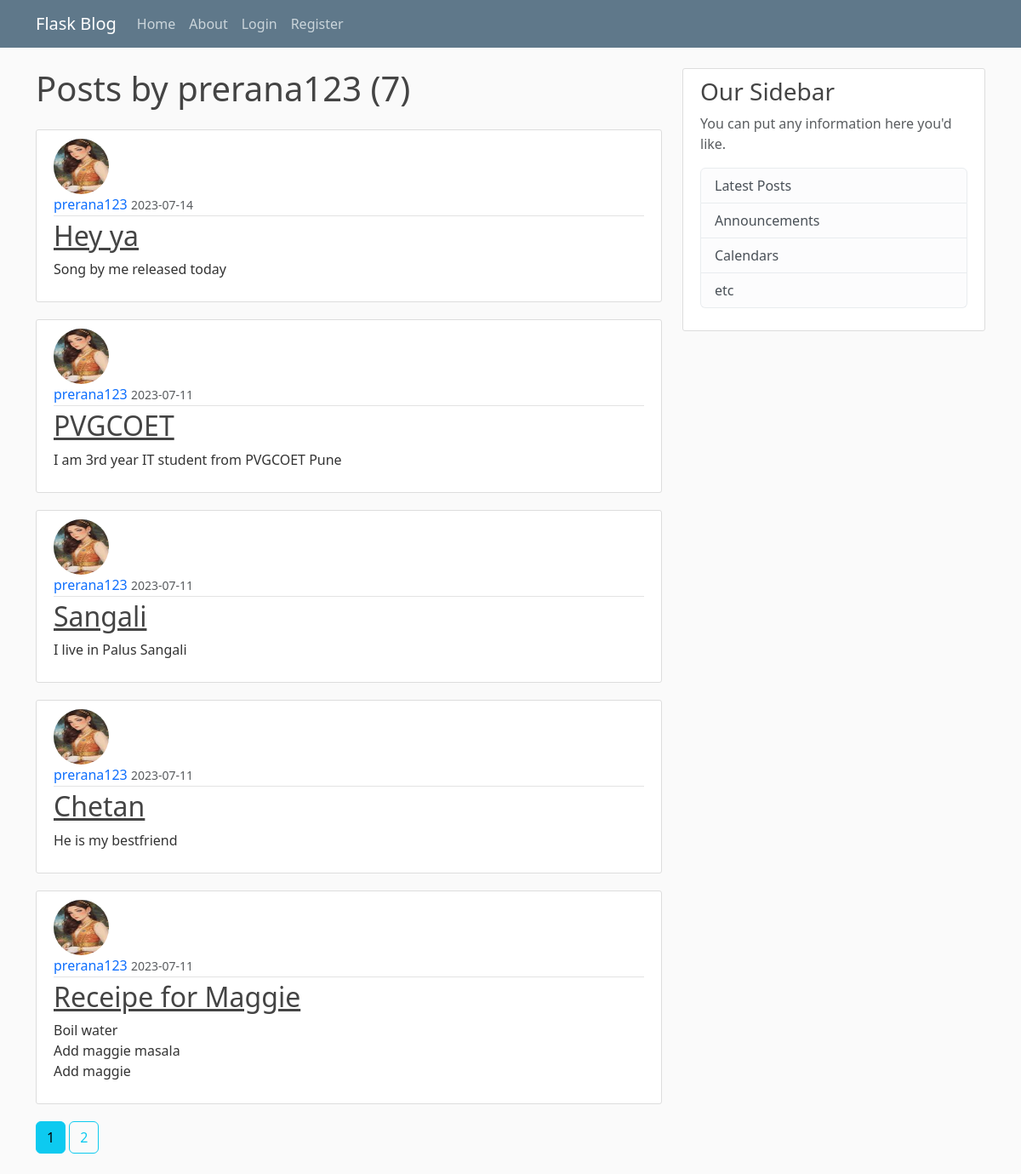
Screenshot of /user/prerana123 with the database file from the repository.
### flaskblog/models.py (models this page shows, shortened)
class User(db.Model, UserMixin):
    id = db.Column(db.Integer,primary_key = True)
    username = db.Column(db.String(20),unique=True,nullable = False)
    email = db.Column(db.String(120),unique=True,nullable=False)
    image_file = db.Column(db.String(20),nullable=False, default = 'default.jpg')
    password = db.Column(db.String(60),nullable = False)
    posts = db.relationship('Post',backref = 'author',lazy = True)

class Post(db.Model):
    id = db.Column(db.Integer, primary_key = True)
    title = db.Column(db.String(100),nullable = False)
    date_posted = db.Column(db.DateTime,nullable = False, default = datetime.utcnow)
    content = db.Column(db.Text,nullable = False)
    user_id = db.Column(db.Integer, db.ForeignKey('user.id') , nullable=False)

### flaskblog/routes.py (the view)
@app.route('/user/<string:username>')
def user_posts(username):
    page = request.args.get('page',1,type = int)
    user = User.query.filter_by(username=username).first_or_404()
    posts = Post.query.filter_by(author = user)\
        .order_by(Post.date_posted.desc())\
        .paginate(page = page, per_page = 5)
    return render_template('user_posts.html', posts = posts, user = user)

### flaskblog/templates/user_posts.html
{% extends 'layout.html' %}
{% block content%}
    <h1 class="mb-4">Posts by {{ user.username }} ({{ posts.total }})</h1>
    {% for post in posts.items %}
        <article class="media content-section">
            <img class="rounded-circle article-img" src="{{ url_for('static',filename='images/' + post.author.image_file) }}">
            <div class="media-body">
                <div class="article-metadata">
                <a class="mr-2" href="{{ url_for('user_posts', username = post.author.username) }}" style="text-decoration: none;">{{ post.author.username }}</a>
                <small class="text-muted">{{ post.date_posted.strftime('%Y-%m-%d') }}</small>
                </div>
                <h2><a class="article-title" href="{{ url_for('post',post_id = post.id) }}">{{ post.title }}</a></h2>
                <p class="article-content">{{ post.content }}</p>
            </div>
        </article>
    {% endfor %}
    {% for page_num in posts.iter_pages(left_edge=1, right_edge=1, left_current=1, right_current = 1) %}
        {% if page_num %}
            {% if posts.page == page_num %}
                <a class="btn btn-info mb-4" href="{{ url_for('user_posts', username = user.username ,page = page_num) }}">{{ page_num }}</a>
            {% else %}
                <a class="btn btn-outline-info mb-4" href="{{ url_for('user_posts', username = user.username ,page = page_num) }}">{{ page_num }}</a>
            {% endif %}
        {% else %}
            ...
        {% endif %}
    {% endfor %}
{% endblock content %}

### flaskblog/static/main.css (style rules this page uses)
body { background: #fafafa; color: #333333; margin-top: 5rem; }
h1, h2, h3, h4, h5, h6 { color: #444444; }
.content-section { background: #ffffff; padding: 10px 20px; border: 1px solid #dddddd; border-radius: 3px; margin-bottom: 20px; }
.article-title { color: #444444; }
.article-content { white-space: pre-line; }
.article-img { height: 65px; width: 65px; margin-right: 16px; }
.article-metadata { padding-bottom: 1px; margin-bottom: 4px; border-bottom: 1px solid #e3e3e3 }

### rows the page displays
User: username "prerana123"
Post: image_file (picture), author.username "prerana123", date_posted "2023-07-14", title "Hey ya", content "Song by me released today"
Post: image_file (picture), author.username "prerana123", date_posted "2023-07-11", title "PVGCOET", content "I am 3rd year IT student from PVGCOET Pune"
Post: image_file (picture), author.username "prerana123", date_posted "2023-07-11", title "Sangali", content "I live in Palus Sangali"
Post: image_file (picture), author.username "prerana123", date_posted "2023-07-11", title "Chetan", content "He is my bestfriend"
Post: image_file (picture), author.username "prerana123", date_posted "2023-07-11", title "Receipe for Maggie", content "Boil water Add maggie masala Add maggie"

### other values shown
{{ posts.total }} "7"
{{ page_num }} "1"
{{ page_num }} "2"
